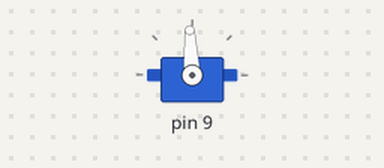
A sketch run on a simulated Arduino Uno, built with avr-gcc and run on an emulated ATmega328P. On the bench: servo. Servo pulses on a pin are drawn as a servo (544–2400 µs = 0–180°).

Above: at 0.05 s.
At 3.0 s:
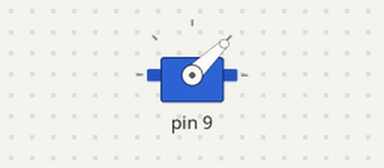
At 7.95 s:
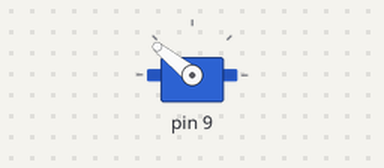
Timing chart, 0 to 10.4 s (numbered marks = the images above):
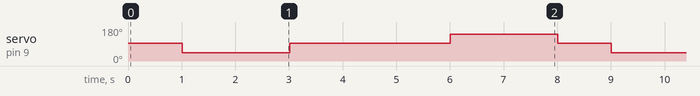

Measured:
- by itself, servo on pin 9: repeats every 8.0 s: 93° 3.0 s, 141° 2.0 s, 93° 1.0 s, 44° 2.0 s

The sketch:

sg90test.ino
```cpp
#include <avr/io.h>
#include <avr/interrupt.h>
#include <stdio.h>
#include <util/delay.h>

#define F_CPU 16000000UL

void pwm_timer_servo(void){

//20ms periodo, phase-correct
DDRB |= (1 << PB1);
TCCR1A |= (1 << COM1A1) | (1 << WGM11);
TCCR1B |= (1 << WGM13) | (1 << CS11) | (1 << CS10);
ICR1 = 2500;
OCR1A = 188; // posiçao 0 do motor

}
int main(void) {
    pwm_timer_servo();

    while (1) {
        OCR1A = 188;
        _delay_ms(1000);

        // Spin right (assuming OCR1A = 125 for full speed one direction)
        OCR1A = 125;
        _delay_ms(2000);

        OCR1A = 188;
        _delay_ms(3000);

        // Spin left (assuming OCR1A = 250 for full speed the other direction)
        OCR1A = 250;
        _delay_ms(2000);
    }

    return 0;
}
```
